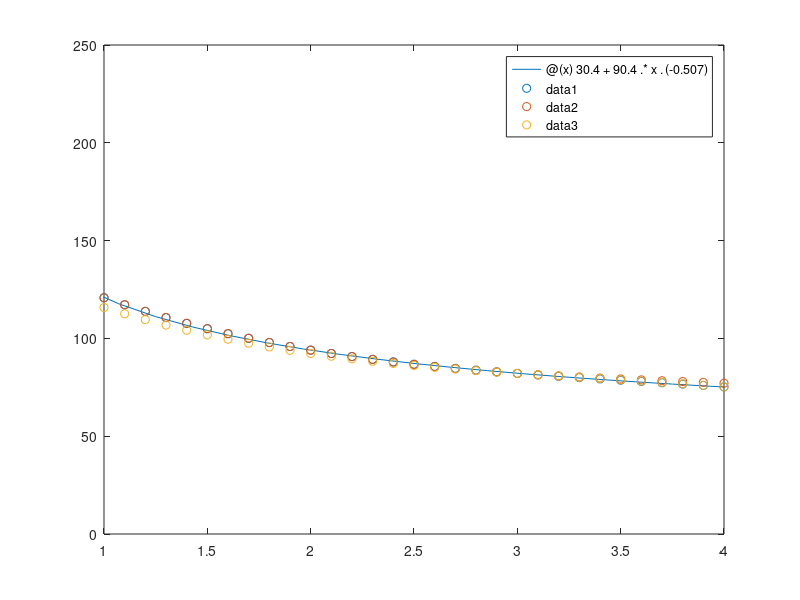

This figure's MATLAB source:
% points = [1, 120.8;
%           2,  94.0;
%           3,  82.1;
%           4,  75.2];
% syms p(x)
% p(x) = CalcPolinomioLagrange(points);

% (a) Calcule el polinomio interpolante de Lagrange de orden 3
pl = @(x) 188/15.*(x-1).*(x-2).*(x-3) - 821/20.*(x-1).*(x-2).*(x-4) ...
    + 47.*(x-1).*(x-3).*(x-4) - 302/15.*(x-2).*(x-3).*(x-4);

% (b) Calcule el polinomio interpolante de Newton con diferencias
%   progresivas, en forma manual
pnp = @(x) 604/5 - 134/5.*(x-1) + 149/20.*(x-1).*(x-2) ...
    - 4/3.*(x-1).*(x-2).*(x-3);

% (c) Calcule el polinomio interpolante de Newton con diferencias
%   regresivas, en forma manual
pnr = @(x) 376/5 - 69/10.*(x-4) + 5/3.*(x-4).*(x-3) ...
    - 33/20.*(x-4).*(x-3).*(x-2);

% (d) Compare en forma gráfica el resultado obtenido en los incisos 
%   anteriores con la fórmula empírica para puntos entre 1 y 4 con
%   intervalos de 0.1
f = @(x) 30.4 + 90.4.*x.^(-0.507);
fplot(f)
hold on

xvals = [1:0.1:4];
scatter(xvals, pl(xvals))
scatter(xvals, pnp(xvals))
scatter(xvals, pnr(xvals))
xlim([1,4])

% (e) Calcule v para i1 = 1.5 e i2 = 3.5 con las funciones anteriores.
% results = f, L, NP, NR
% 
%     1.5000  104.0021  104.9188  105.0375  101.7938
%     3.5000   78.2989   78.6437   79.2375   78.8521
results = zeros(2, 5);
results(:, 1) = [1.5; 3.5];
results(:, 2) = f(results(:, 1));
results(:, 3) = pl(results(:, 1));
results(:, 4) = pnp(results(:, 1));
results(:, 5) = pnr(results(:, 1));
results

% (f) Calcule el error absoluto y relativo entre el valor de la fórmula
%   empírica y los valores predichos por los polinomios interpolantes
%   en el ítem anterior.
% errs = L, NP, NR (abs y rel)
% 
%     1.5000    0.9167    0.0088    1.0354    0.0100    2.2083    0.0212
%     3.5000    0.3448    0.0044    0.9386    0.0120    0.5531    0.0071
err_abs = @(x, y) abs(x - y);
err_rel = @(x, y) abs(x - y) ./ abs(x);
errs = zeros(2, 7);
errs(:, 1) = [1.5; 3.5];
errs(:, 2) = err_abs(results(:, 2), results(:, 3));
errs(:, 3) = err_rel(results(:, 2), results(:, 3));
errs(:, 4) = err_abs(results(:, 2), results(:, 4));
errs(:, 5) = err_rel(results(:, 2), results(:, 4));
errs(:, 6) = err_abs(results(:, 2), results(:, 5));
errs(:, 7) = err_rel(results(:, 2), results(:, 5));
errs
